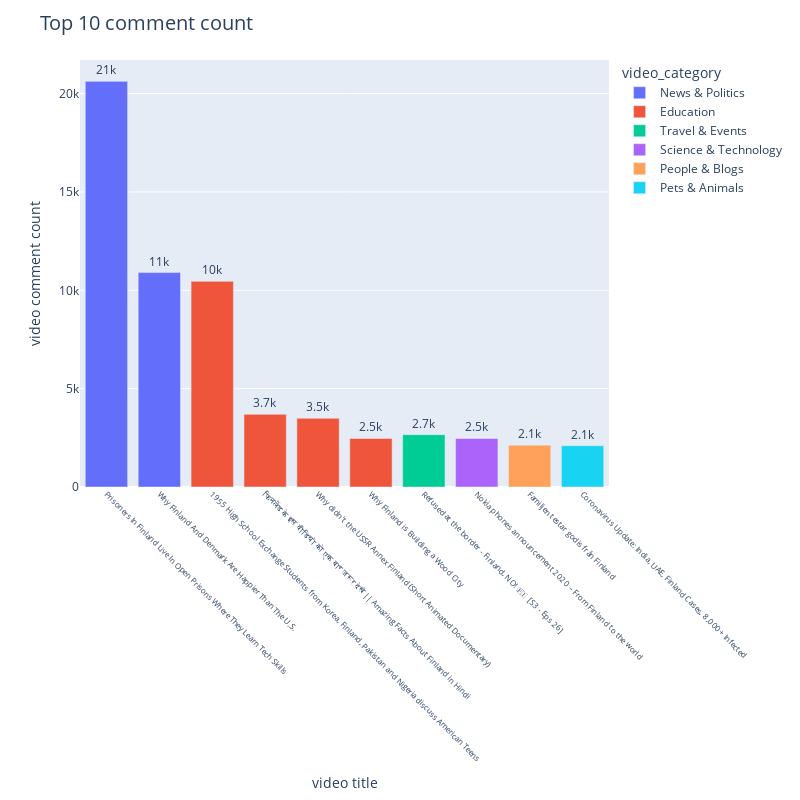

Write notebook code for a chart like this one.
### Markdown cell above
# Top 10 videos basing on comment count

### Code cell
fig=px.bar(DATA.sort_values(by='video_comment_count',ascending=False).iloc[:10,[3,5,7]],x='video_title',
      y='video_comment_count',text='video_comment_count',color='video_category')
fig.update_traces(texttemplate='%{text:.2s}', textposition='outside')
fig.update_layout(title_text='Top 10 comment count',title_font_size=20,width=800,height=800)
fig.update_xaxes(tickangle = 45, tickfont=dict(size=8),title='video title')
fig.update_yaxes(title='video comment count')
fig.show()

### Figure 1 — Plotly figure (JSON) as saved in the notebook; plotly's stock layout.template omitted (floating-point values rounded to 4 significant figures)
{"data": [{"alignmentgroup": "True", "hovertemplate": "video_category=News & Politics<br>video_title=%{x}<br>video_comment_count=%{text}<extra></extra>", "legendgroup": "News & Politics", "marker": {"color": "#636efa"}, "name": "News & Politics", "offsetgroup": "News & Politics", "orientation": "v", "showlegend": true, "text": [20623, 10901], "textposition": "outside", "texttemplate": "%{text:.2s}", "type": "bar", "x": ["Prisoners In Finland Live In Open Prisons Where They Learn Tech Skills", "Why Finland And Denmark Are Happier Than The U.S."], "xaxis": "x", "y": [20623, 10901], "yaxis": "y"}, {"alignmentgroup": "True", "hovertemplate": "video_category=Education<br>video_title=%{x}<br>video_comment_count=%{text}<extra></extra>", "legendgroup": "Education", "marker": {"color": "#EF553B"}, "name": "Education", "offsetgroup": "Education", "orientation": "v", "showlegend": true, "text": [10454, 3694, 3494, 2472], "textposition": "outside", "texttemplate": "%{text:.2s}", "type": "bar", "x": ["1955 High School Exchange Students from Korea, Finland, Pakistan and Nigeria discuss American Teens", "फिनलैंड के इस वीडियो को एक बार जरूर देखे || Amazing Facts About Finland in Hindi", "Why didn&#39;t the USSR Annex Finland (Short Animated Documentary)", "Why Finland is Building a Wood City"], "xaxis": "x", "y": [10454, 3694, 3494, 2472], "yaxis": "y"}, {"alignmentgroup": "True", "hovertemplate": "video_category=Travel & Events<br>video_title=%{x}<br>video_comment_count=%{text}<extra></extra>", "legendgroup": "Travel & Events", "marker": {"color": "#00cc96"}, "name": "Travel & Events", "offsetgroup": "Travel & Events", "orientation": "v", "showlegend": true, "text": [2661], "textposition": "outside", "texttemplate": "%{text:.2s}", "type": "bar", "x": ["Refused at the border - Finland, NO! 🇫🇮  [S3 - Eps 26]"], "xaxis": "x", "y": [2661], "yaxis": "y"}, {"alignmentgroup": "True", "hovertemplate": "video_category=Science & Technology<br>video_title=%{x}<br>video_comment_count=%{text}<extra></extra>", "legendgroup": "Science & Technology", "marker": {"color": "#ab63fa"}, "name": "Science & Technology", "offsetgroup": "Science & Technology", "orientation": "v", "showlegend": true, "text": [2468], "textposition": "outside", "texttemplate": "%{text:.2s}", "type": "bar", "x": ["Nokia phones announcement 2020 – From Finland to the world"], "xaxis": "x", "y": [2468], "yaxis": "y"}, {"alignmentgroup": "True", "hovertemplate": "video_category=People & Blogs<br>video_title=%{x}<br>video_comment_count=%{text}<extra></extra>", "legendgroup": "People & Blogs", "marker": {"color": "#FFA15A"}, "name": "People & Blogs", "offsetgroup": "People & Blogs", "orientation": "v", "showlegend": true, "text": [2128], "textposition": "outside", "texttemplate": "%{text:.2s}", "type": "bar", "x": ["Familjen testar godis från Finland"], "xaxis": "x", "y": [2128], "yaxis": "y"}, {"alignmentgroup": "True", "hovertemplate": "video_category=Pets & Animals<br>video_title=%{x}<br>video_comment_count=%{text}<extra></extra>", "legendgroup": "Pets & Animals", "marker": {"color": "#19d3f3"}, "name": "Pets & Animals", "offsetgroup": "Pets & Animals", "orientation": "v", "showlegend": true, "text": [2098], "textposition": "outside", "texttemplate": "%{text:.2s}", "type": "bar", "x": ["Coronavirus Update: India, UAE, Finland Cases, 8,000+ Infected"], "xaxis": "x", "y": [2098], "yaxis": "y"}], "layout": {"barmode": "relative", "height": 800, "legend": {"title": {"text": "video_category"}, "tracegroupgap": 0}, "margin": {"t": 60}, "title": {"font": {"size": 20}, "text": "Top 10 comment count"}, "width": 800, "xaxis": {"anchor": "y", "domain": [0, 1], "tickangle": 45, "tickfont": {"size": 8}, "title": {"text": "video title"}}, "yaxis": {"anchor": "x", "domain": [0, 1], "title": {"text": "video comment count"}}}}
